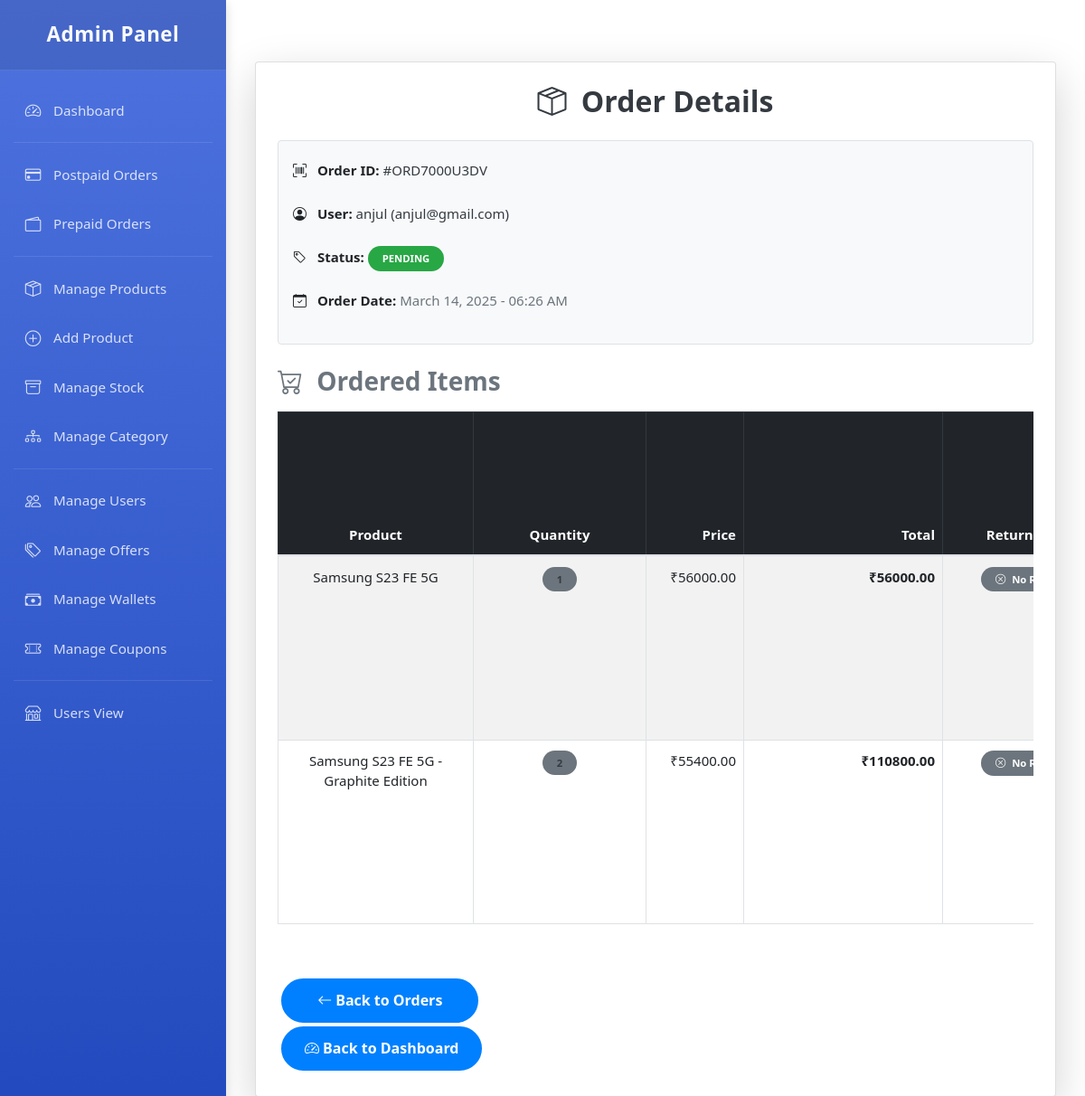
Screenshot of /adminpanel/orders/2/return/ with the database file from the repository.
### order/models.py (models this page shows, shortened)
class Order(models.Model):
    STATUS_CHOICES = [
        ('PENDING', 'Pending'),
        ('PROCESSING', 'Processing'),
        ('SHIPPED', 'Shipped'),
        ('DELIVERED', 'Delivered'),
        ('CANCELLED', 'Cancelled'),
        ("RETURN_REQUESTED", "Return Requested"),
        ("RETURN_APPROVED", "Return Approved"),
    ]
    user = models.ForeignKey(User, on_delete=models.CASCADE)
    total_price = models.DecimalField(max_digits=10, decimal_places=2, default=0.00)
    discounted_price = models.DecimalField(max_digits=10, decimal_places=2, default=0.00)
    status = models.CharField(max_length=20, choices=STATUS_CHOICES, default='PENDING')
    is_active = models.BooleanField(default=True)
    created_at = models.DateTimeField(auto_now_add=True)
    updated_at = models.DateTimeField(auto_now=True)
    order_unique_id = models.CharField(max_length=20, unique=True, blank=True, null=True)
    reason = models.TextField(blank=True, null=True)  # New field

class OrderItem(models.Model):
    order = models.ForeignKey(Order, related_name='order_items', on_delete=models.CASCADE)
    product = models.ForeignKey(Product, on_delete=models.CASCADE, null=True, blank=True)
    quantity = models.PositiveIntegerField(default=1)
    product_variant = models.ForeignKey(ProductVariant, on_delete=models.CASCADE, null=True, blank=True)
    return_requested = models.BooleanField(default=False)  # New field
    return_approved = models.BooleanField(default=False)  # New field
    reason = models.TextField(null=True, blank=True)  # New field for return reason
    def get_total_price(self):
        if self.product_variant:
            return self.quantity * self.product_variant.price
        return self.quantity * self.product.price

### login/models.py (models this page shows, shortened)
class CustomUser(AbstractUser):
    email = models.EmailField(unique=True)
    is_blocked = models.BooleanField(default=False)  # Field to block users
    groups = models.ManyToManyField(Group, related_name="customuser_set", blank=True)
    user_permissions = models.ManyToManyField(Permission, related_name="customuser_permissions_set", blank=True)
    profile_picture = models.ImageField(upload_to='profile_pics/', max_length=255, null=True, blank=True)

### myapp/models.py (models this page shows, shortened)
class Product(models.Model):
    name = models.CharField(max_length=50)
    price = models.DecimalField(default=0,decimal_places=2,max_digits=10,null=True, blank=True)
    price_initial = models.DecimalField(default=0,decimal_places=2,max_digits=10)
    category = models.ForeignKey(Category,on_delete=models.CASCADE,default =1)
    description = models.TextField(default='', blank=True, null=True)
    image =models.ImageField(upload_to='uploads/product/', max_length=255,null=True, blank=True)
    is_popular = models.BooleanField(default =False)
    is_featured = models.BooleanField(default =False)
    is_sale = models.BooleanField(default =False)
    sale_price =  models.DecimalField(default=0,decimal_places=2,max_digits=10)
    date = models.DateField(default = datetime.datetime.today)
    rating = models.DecimalField(max_digits=2, decimal_places=1, default=3)
    is_blocked = models.BooleanField(default = False)
    stock_quantity = models.IntegerField(default=10)
    base_product_detail = models.CharField(max_length=255,null=True, blank=True)
    objects = ProductManager()

class ProductVariant(models.Model):
    product = models.ForeignKey(Product, on_delete=models.CASCADE, related_name="variants")
    name = models.CharField(max_length=100)
    price = models.DecimalField(default=0, decimal_places=2, max_digits=10)
    price_initial = models.DecimalField(default=0, decimal_places=2, max_digits=10, null=True, blank=True)  # Editable if needed
    color = models.CharField(max_length=50, null=True, blank=True)
    size = models.CharField(max_length=50, null=True, blank=True)
    stock_quantity = models.IntegerField(default=10)
    image = models.ImageField(upload_to='uploads/product_variants/', null=True, blank=True)

### adminpanel/views.py (the view)
# urls.py: path('orders/<int:order_id>/return/', views.order_detail_admin, name='order_detail_admin'),
def order_detail_admin(request, order_id):
    order = get_object_or_404(Order, id=order_id)
    order_items = order.order_items.all()
    return render(request, 'admin/order_detail_admin.html', {
        'order': order,
        'order_items': order_items,
    })

### cart/context_processors.py (called while the page is built)
def cart_item_count(request):
    if request.user.is_authenticated:
        cart, created = Cart.objects.get_or_create(user=request.user)
        count = cart.cart_items.count()  # Count total items in the cart
    else:
        count = 0  # If user is not logged in, set count to 0
    return {'cart_count': count}

def wishlist_item_count(request):
    if request.user.is_authenticated:
        wishlist, created = Wishlist.objects.get_or_create(user=request.user)
        count = wishlist.items.count()  # Use 'items' from related_name in WishlistItem
    else:
        count = 0  # No wishlist items if user is not logged in
    return {'wishlist_count': count}

### templates/admin/order_detail_admin.html (shortened to what this page needs)
{% extends 'admin/admin-base.html' %}
{% block content %}
<div class="container mt-5">
    <div class="card shadow-lg p-4">
        <h2 class="text-center mb-4 {% if order.status == 'RETURN_REQUESTED' %}text-primary{% elif order.status == 'CANCEL_REQUESTED' %}text-warning{% else %}text-dark{% endif %}">
            {% if order.status == "RETURN_REQUESTED" %}
                <i class="bi bi-arrow-return-left me-2"></i> Verify Return Request
            {% elif order.status == "CANCEL_REQUESTED" %}
                <i class="bi bi-x-circle me-2"></i> Verify Cancel Request
            {% else %}
                <i class="bi bi-box-seam me-2"></i> Order Details
            {% endif %}
        </h2>
        <div class="border rounded p-3 mb-4 bg-light">
            <p><strong><i class="bi bi-upc-scan me-2"></i> Order ID:</strong> <span class="text-dark">#{{ order.order_unique_id }}</span></p>
            <p><strong><i class="bi bi-person-circle me-2"></i> User:</strong> <span class="text-dark">{{ order.user.username }} ({{ order.user.email }})</span></p>
            <p><strong><i class="bi bi-tag me-2"></i> Status:</strong>
                <span class="badge {% if order.status == 'RETURN_REQUESTED' %}bg-primary{% elif order.status == 'CANCEL_REQUESTED' %}bg-warning text-dark{% else %}bg-success{% endif %} rounded-pill px-3 py-2">
                    {{ order.status }}
                </span>
            </p>
            <p><strong><i class="bi bi-calendar-check me-2"></i> Order Date:</strong> <span class="text-secondary">{{ order.created_at|date:"F d, Y - H:i A" }}</span></p>
        </div>
        <h3 class="mb-3 text-secondary"><i class="bi bi-cart-check me-2"></i> Ordered Items</h3>
        <div class="table-responsive">
            <table class="table table-striped table-bordered">
                <thead class="table-dark">
                    <tr>
                        <th>Product</th>
                        <th class="text-center">Quantity</th>
                        <th class="text-end">Price</th>
                        <th class="text-end">Total</th>
                        <th class="text-center">Return Status</th>
                    </tr>
                </thead>
                <tbody>
                    {% for item in order_items %}
                    <tr {% if item.return_requested %}class="bg-light"{% endif %}>
                        <td>
                            {% if item.product_variant %}
                                {{ item.product_variant.product.name }} - {{ item.product_variant.name }}
                            {% else %}
                                {{ item.product.name }}
                            {% endif %}
                        </td>
                        <td class="text-center">
                            <span class="badge bg-secondary bg-opacity-10 text-dark px-3 py-2 rounded-pill">
                                {{ item.quantity }}
                            </span>
                        </td>
                        <td class="text-end">₹{% if item.product_variant %}{{ item.product_variant.price }}{% else %}{{ item.product.price }}{% endif %}</td>
                        <td class="text-end fw-bold">₹{{ item.get_total_price }}</td>
                        <td class="text-center">
                            {% if item.return_approved %}
                                <span class="badge bg-success bg-opacity-75 text-white px-3 py-2 rounded-pill">
                                    <i class="bi bi-check-circle me-1"></i> Return Approved
                                </span>
                            {% elif item.return_requested %}
                                <span class="badge bg-warning bg-opacity-75 text-white px-3 py-2 rounded-pill">
                                    <i class="bi bi-arrow-return-left me-1"></i> Return Requested
                                </span>
                            {% else %}
                                <span class="badge bg-secondary bg-opacity-75 text-white px-3 py-2 rounded-pill">
                                    <i class="bi bi-x-circle me-1"></i> No Request
                                </span>
                            {% endif %}
                        </td>
                    </tr>
                    {% endfor %}
                </tbody>
            </table>
        </div>
        <div class="d-flex justify-content-between mt-4">
            <div>
                <a href="{% url 'manage_orders' %}" class="btn btn-outline-secondary rounded-pill px-4 py-2 me-2">
                    <i class="bi bi-arrow-left me-1"></i> Back to Orders
                </a>
                <a href="{% url 'sales_dashboard' %}" class="btn btn-outline-secondary rounded-pill px-4 py-2">
                    <i class="bi bi-speedometer2 me-1"></i> Back to Dashboard
                </a>
            </div>
        </div>
    </div>
</div>
{% endblock %}

### static/css/styles.css (style rules this page uses)
:root { --header-height: 4rem; --first-color: hsl(210, 100%, 50%); --first-color-alt: hsl(200, 100%, 80%); --second-color: hsl(35, 100%, 50%); --title-color: hsl(0, 0%, 10%); --text-color: hsl(210, 10%, 30%); --text-color-light: hsl(210, 15%, 50%); --body-color: hsl(0, 0%, 100%); --container-color: hsl(210, 20%, 95%); --border-color: hsl(210, 50%, 90%); --border-color-alt: hsl(200, 89%, 82%); --body-font: "Lato", sans-serif; --second-font: "League Spartan" sans-serif; --big-font-size: 3.5rem; --h1-font-size: 2.75rem; --h2-font-size: 2rem; --h3-font-size: 1.75rem; --h4-font-size: 1.375rem; --large-font-size: 1.125rem; --normal-font-size: 1rem; --small-font-size: 0.875rem; --smaller-font-size: 0.75rem; --tiny-font-size: 0.6875rem; --weight-400: 400; --weight-500: 500; --weight-600: 600; --weight-700: 700; --transition: cubic-bezier(0, 0, 0.05, 1); }
@media screen and (max-width: 1200px) { :root { --big-font-size: 2.25rem; --h1-font-size: 2rem; --h2-font-size: 1.375rem; --h3-font-size: 1.25rem; --h4-font-size: 1.125rem; --large-font-size: 1rem; --normal-font-size: 0.9375rem; --small-font-size: 0.8125rem; --smaller-font-size: 0.6875rem; --tiny-font-size: 0.625rem; } }
* { margin: 0; padding: 0; box-sizing: border-box; }
html { scroll-behavior: smooth; }
input, textarea, body { color: var(--text-color); font-family: var(--body-font); font-size: var(--normal-font-size); font-weight: var(--weight-400); }
body { background-color: var(--body-color); }
h1, h2, h3, h4 { font-family: var(--second-font); color: var(--title-color); font-weight: var(--weight-600); }
a { text-decoration: none; }
p { line-height: 2rem; }
table { width: 100%; border-collapse: collapse; }
.container { max-width: 1320px; margin-inline: auto; padding-inline: 0.75rem; }
.btn { background-color: var(--first-color); color: var(--body-color); height: 49px; line-height: 43px; font-family: var(--second-font); font-size: var(--small-font-size); font-weight: var(--weight-700); border-radius: 0.25rem; -webkit-border-radius: 0.25rem; -moz-border-radius: 0.25rem; -ms-border-radius: 0.25rem; -o-border-radius: 0.25rem; transition: all 0.4s var(--transition); -webkit-transition: all 0.4s var(--transition); -moz-transition: all 0.4s var(--transition); -ms-transition: all 0.4s var(--transition); -o-transition: all 0.4s var(--transition); }
.btn { display: flex; align-items: center; justify-content: center; text-align: center; margin :4px; border: 2px solid var(--first-color); background-color: var(--first-color); border: 2px solid var(--first-color); color: var(--body-color); padding: 12px 20px; font-size: 16px; font-weight: bold; border-radius: 5px; cursor: pointer; transition: background-color 0.3s; }
.table { table-layout: fixed; margin-bottom: 2rem; }
.table tbody tr { border-top: 1px solid var(--border-color-alt); }
.table tr:last-child { border-bottom: 1px solid var(--border-color-alt); }
.table thead tr th:nth-child(1), .table tbody tr td:nth-child(1) { width: 216px; }
.table thead tr th:nth-child(2), .table tbody tr td:nth-child(2) { width: 400px; }
.table thead tr th:nth-child(3), .table tbody tr td:nth-child(3) { width: 108px; }
.table thead tr th:nth-child(4), .table tbody tr td:nth-child(4) { width: 220px; }
.table thead tr th:nth-child(5), .table tbody tr td:nth-child(5) { width: 200px; }
.table thead tr th, .table tbody tr td { padding: 0.7rem 0.5rem; text-align: center; }
@media screen and (max-width: 1400px) { .container { max-width: 1140px; } }
@media screen and (max-width: 1200px) { .container { max-width: 960px; } }

### templates/admin/admin-base.html (style rules this page uses)
:root { --primary-color: #4e73df; --secondary-color: #224abe; --accent-color: #36b9cc; --text-light: #f8f9fc; --sidebar-width: 250px; --transition-speed: 0.3s; --sidebar-bg: linear-gradient(180deg, #4e73df 0%, #224abe 100%); }
body { font-family: 'Nunito', 'Segoe UI', Roboto, sans-serif; }

### templates/admin/order_detail_admin.html (style rules this page uses)
.table thead tr th:nth-child(2), .table tbody tr td:nth-child(2) { width: 191px; }

### rows the page displays
Order: order_unique_id "ORD7000U3DV", user.username "anjul", user.email "anjul@gmail.com", status "PENDING", created_at "March 14, 2025 - 06:26 AM"
OrderItem: product.name "Samsung S23 FE 5G", quantity "1", product.price "56000.00", get_total_price "56000.00", return_approved False (drawn)
OrderItem: product_variant.product.name "Samsung S23 FE 5G", product_variant.name "Graphite Edition", quantity "2", product_variant.price "55400.00", get_total_price "110800.00", return_approved False (drawn)
